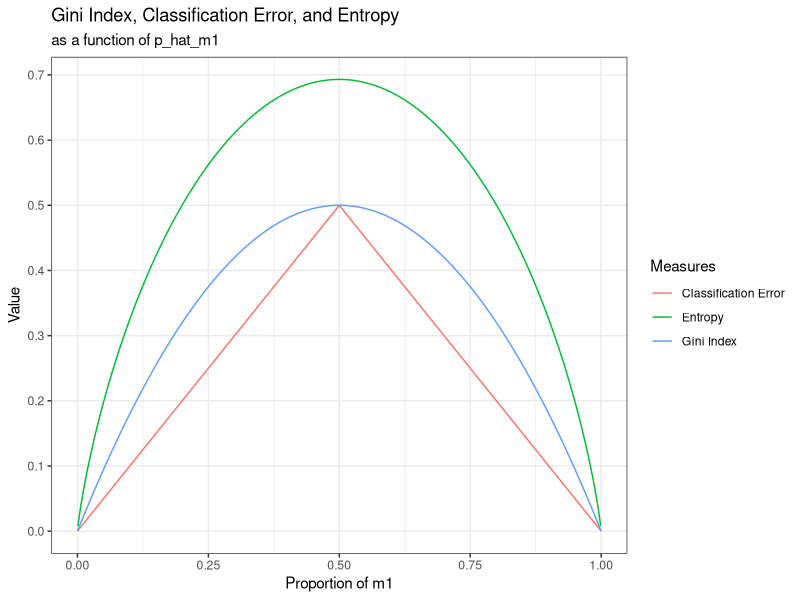
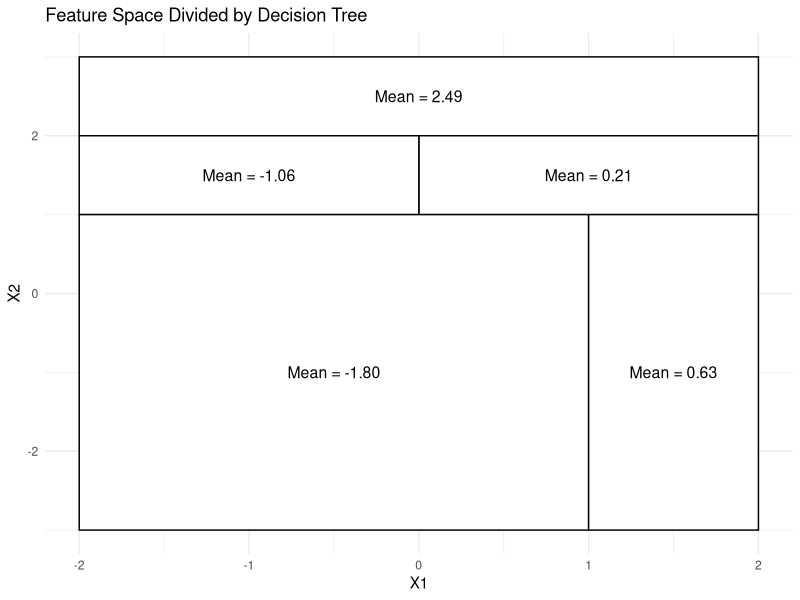

Write the R code that produced these figures, in order.
## ---- chunk 1
library(tidyverse)
library(ggplot2)

phat.m1 <- seq(0, 1, 0.001)
phat.m2 <- 1 - phat.m1

gini_index <- phat.m1*(1-phat.m1) + phat.m2*(1-phat.m2)
class_error <- 1 - pmax(phat.m1, phat.m2)
entropy <- -phat.m1*log(phat.m1) - phat.m2*log(phat.m2)


data.frame(phat.m1, phat.m2, class_error, gini_index, entropy) %>%
  pivot_longer(cols = c(class_error, gini_index, entropy), names_to = "measures") %>%
    ggplot(aes(x = phat.m1, y = value, col = factor(measures))) + 
    geom_line() + 
    scale_y_continuous(breaks = seq(0, 1, 0.1), minor_breaks = NULL) + 
    scale_color_hue(labels = c("Classification Error", "Entropy", "Gini Index")) +
    labs(title = "Gini Index, Classification Error, and Entropy", 
         subtitle = "as a function of p_hat_m1",
         col = "Measures", 
         y = "Value", 
         x = "Proportion of m1") +
  theme_bw()
## ---- chunk 2
library(ggplot2)

# Create an empty plot
ggplot() +
  # set the x and y limits
  xlim(c(-2, 2)) + 
  ylim(c(-3, 3)) +
  # Add rectangles for the regions
  geom_rect(aes(xmin=-2, xmax=2, ymin=2, ymax=3), fill="white", color="black") +
  geom_rect(aes(xmin=0, xmax=2, ymin=1, ymax=2), fill="white", color="black") +
  geom_rect(aes(xmin=-2, xmax=0, ymin=1, ymax=2), fill="white", color="black") +
  geom_rect(aes(xmin=-2, xmax=1, ymin=-3, ymax=1), fill="white", color="black") +
  geom_rect(aes(xmin=1, xmax=2, ymin=-3, ymax=1), fill="white", color="black") +
  # Annotate the regions with the corresponding mean values
  annotate("text", x = 0, y = 2.5, label = "Mean = 2.49", size=4) + 
  annotate("text", x = -1, y = 1.5, label = "Mean = -1.06", size=4) +
  annotate("text", x = 1, y = 1.5, label = "Mean = 0.21", size=4) +
  annotate("text", x = -0.5, y = -1, label = "Mean = -1.80", size=4) +
  annotate("text", x = 1.5, y = -1, label = "Mean = 0.63", size=4) +
  # Add labels and theme adjustments
  labs(x="X1", y="X2", title="Feature Space Divided by Decision Tree") +
  theme_minimal()
## ---- chunk 3
probs <- c(0.1, 0.15, 0.2, 0.2, 0.55, 0.6, 0.6, 0.65, 0.7, 0.75)

# Majority vote approach
(Majority_vote_approach <- ifelse(sum(probs > 0.5) > 5, "red", "green"))

# Average approach
(Average_approach <- ifelse(mean(probs) > 0.5, "red", "green"))
